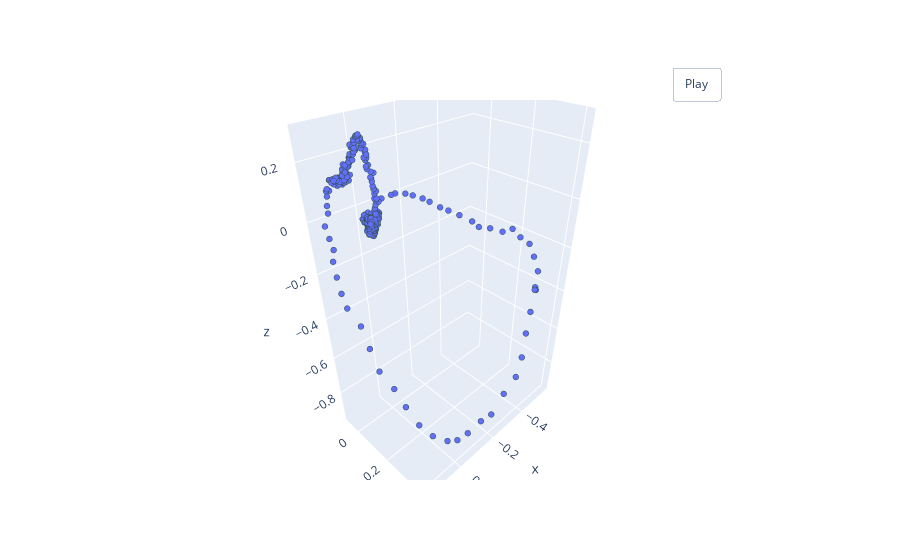

Notebook source saved alongside this figure:
### Markdown cell above
__Более высокий рандомный шум на трейновых данных:__

### Code cell
train_transforms = transforms.Compose([
                    Normalize(),
                    PointSampler_weighted(512),
                    RandomNoise(std=0.005),
                    ToTensor()
                    ])

val_transforms = transforms.Compose([
                    Normalize(),
                    PointSampler_weighted(512),
                    ToTensor()
                    ])
                    
DATASET_PATH = "final_pointcloud_dataset"
train_ds = PointCloudData(DATASET_PATH, "train", transform=train_transforms)
valid_ds = PointCloudData(DATASET_PATH, "val", transform=val_transforms)

train_loader = DataLoader(dataset=train_ds, batch_size=BATCH_SIZE, shuffle=True, drop_last=True)
valid_loader = DataLoader(dataset=valid_ds, batch_size=BATCH_SIZE)

pcshow(*train_ds[0]['pointcloud'].T)

### Figure 1 — Plotly figure (JSON) as saved in the notebook; plotly's stock layout.template omitted (floating-point values rounded to 4 significant figures; data arrays with more than 128 entries replaced by an {"elided": "..."} marker saying what was removed)
{"data": [{"marker": {"line": {"color": "DarkSlateGrey", "width": 2}, "size": 2}, "mode": "markers", "type": "scatter3d", "x": {"elided": "512 float values"}, "y": {"elided": "512 float values"}, "z": {"elided": "512 float values"}}], "layout": {"updatemenus": [{"buttons": [{"args": [null, {"frame": {"duration": 50, "redraw": true}, "fromcurrent": true, "mode": "immediate", "transition": {"duration": 0}}], "label": "Play", "method": "animate"}], "pad": {"r": 10, "t": 45}, "showactive": false, "type": "buttons", "x": 0.8, "xanchor": "left", "y": 1, "yanchor": "bottom"}]}}
